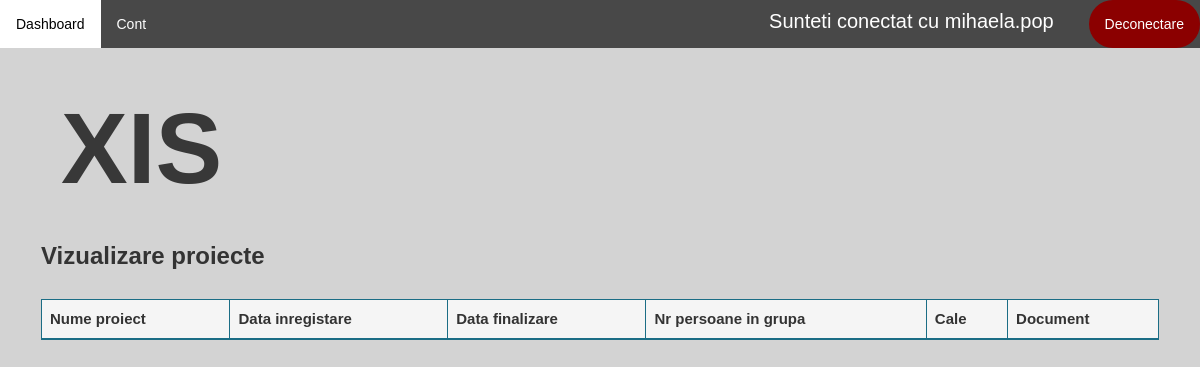
/vizualizare-disciplina/19/vizualizare-proiecte/ (signed in), run on an earlier commit of the app's database.
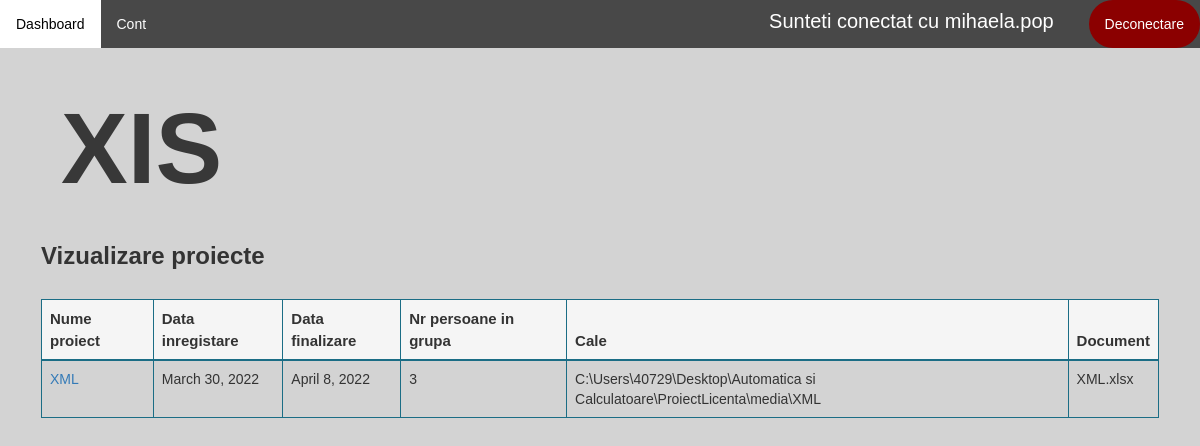
And on a later commit of the database.
### application/models.py (models this page shows)
class Proiect(models.Model):
    id = models.AutoField(primary_key=True)
    nume = models.CharField(max_length=100, unique=False)
    data_inregistrare = models.DateField(auto_now_add=True)
    data_finalizare = models.DateField()
    profesor = models.ForeignKey(Profesor, on_delete=models.CASCADE)
    disciplina = models.ForeignKey(Disciplina, on_delete=models.CASCADE, null=True)
    document = models.CharField(max_length=100, null=True)
    nr_persoane = models.IntegerField(null=True)
    cale = models.CharField(max_length=100, default=None)

### application/decorators.py (the view)
        def wrapper_func(request, *args, **kwargs):
            user_groups = list()
            for group in request.user.groups.all():
                user_groups.append(group.name)
            if allowed_roles[0] in user_groups:
                return view_func(request, *args, **kwargs)
            else:
                return redirect('dashboard')

### application/functions.py (called while the page is built)
def get_user_info(request):
    user = request.user
    user_groups = [group.name for group in user.groups.all()]
    if 'admin' in user_groups:
        user_type = 'admin'
    elif 'studenti' in user_groups:
        user_type = 'student'
    elif 'secretariat' in user_groups:
        user_type = 'secretar'
    else:
        user_type = 'profesor'
    out = {'user': user,
           'user_groups': user_groups,
           'user_type': user_type
           }
    return out

def create_context(request=None, extract_user_info=True):
    if extract_user_info and not request:
        raise ValueError("request must be set if extract_user_info is True")
    out = {}
    if extract_user_info:
        out.update(get_user_info(request))
    return out

### application/templates/application/profesor/vizualizare_proiecte.html (shortened to what this page needs)
{% extends 'application/dashboard.html' %}
{% load static %}
{% block article %}
        <h2 style="color: #383838; font-size: 100px; padding: 20px"><b>{{ disciplina.nume }}</b></h2>
        <h3><b>Vizualizare proiecte</b></h3><br>
        <div class="table-wrapper-scroll-y custom-scrollbar" style="">
            <table class="table table-bordered" id="myTable" style="border-color: #1b6d85">
                <thead style="background-color: whitesmoke; border-color: #1b6d85; font-size: 15px">
                <tr  style="border-color: #1b6d85">
                    <th  style="border-color: #1b6d85">Nume proiect</th>
                    <th  style="border-color: #1b6d85">Data inregistare</th>
                    <th  style="border-color: #1b6d85">Data finalizare</th>
                    <th  style="border-color: #1b6d85">Nr persoane in grupa</th>
                    <th  style="border-color: #1b6d85">Cale</th>
                    <th  style="border-color: #1b6d85">Document</th>
                </tr>
                </thead>
                <tbody>
                {% for proiect in proiecte %}
                    {% if proiect.disciplina.id is disciplina.id %}
                    <tr class="tr">
                        <td  style="border-color: #1b6d85"><a href="{% url 'proiect' proiect.id %}"> {{ proiect.nume }}</a></td>
                        <td  style="border-color: #1b6d85">{{ proiect.data_inregistrare }}</td>
                        <td  style="border-color: #1b6d85">{{ proiect.data_finalizare }}</td>
                        <td  style="border-color: #1b6d85">{{ proiect.nr_persoane }}</td>
                        <td  style="border-color: #1b6d85">{{ proiect.cale }}</td>
                        <td  style="border-color: #1b6d85">{{ proiect.document }}</td>
                    </tr>
                    {% endif %}
                {% endfor %}
                </tbody>
            </table>
        </div>
{% endblock %}

### application/templates/application/main_layout_application.html (shortened to what this page needs)
{% extends 'main_layout.html' %}
{% load static %}
{% block header %}
    <link rel="stylesheet" href="{% static 'application/css/main_layout_application.css' %}">
        <ul class="topnav">
            <li><a href="{% url 'dashboard' %}">Dashboard</a></li>
            <li><a href="{% url 'account' %}">Cont</a>
            <li style="padding: 7px; color: white; font-size: 20px; margin-left: 600px">Sunteti conectat cu {{ request.user.username }}</li>
            <li class="right"><a class="logout" href="{% url 'logout' %}">Deconectare</a></li>
        </ul>
{% endblock %}

What changed in the data, as far as the page shows it:
added Proiect: nume "XML", data_inregistrare "March 30, 2022", data_finalizare "April 8, 2022", nr_persoane "3", cale "C:\\Users\\40729\\Desktop\\Automatica si Calculatoare\\ProiectLicenta\\media\\XML", document "XML.xlsx"
